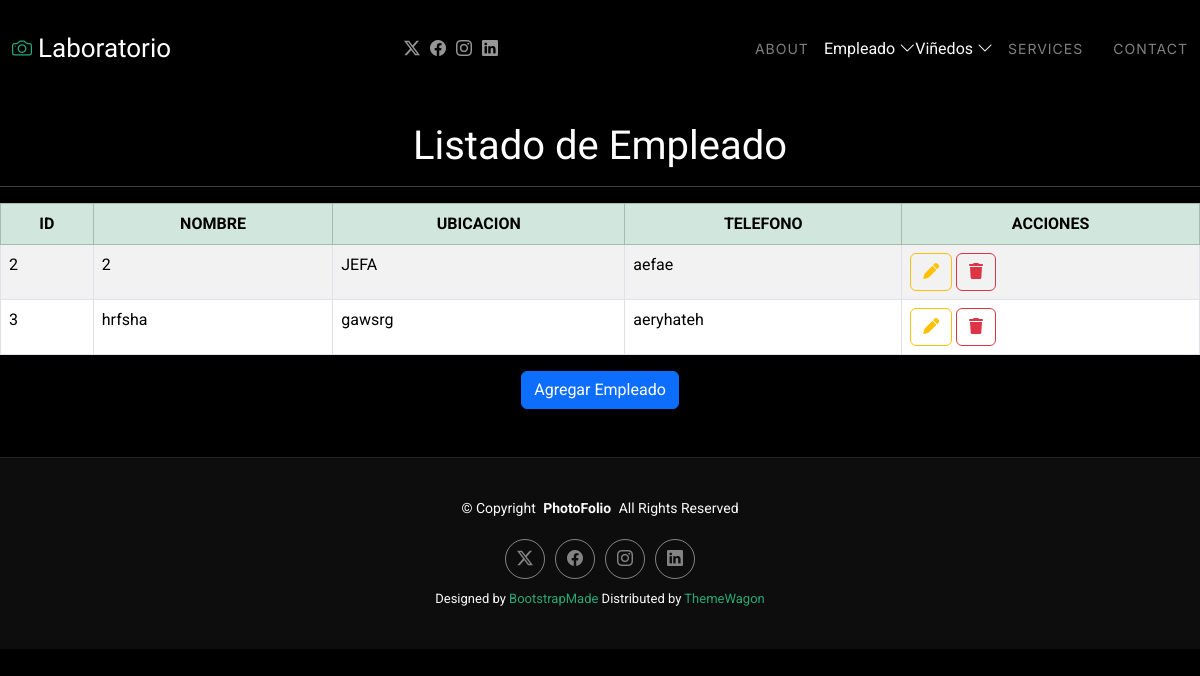
The page /inicioem on the database its author committed.
### Aplicaciones/Empleado/models.py (models this page shows, shortened)
class Empleado(models.Model):
    id = models.AutoField(primary_key=True)
    nombre = models.CharField(max_length=100)
    ubicacion = models.CharField(max_length=200)
    telefono = models.CharField(max_length=20)

### Aplicaciones/Empleado/views.py (the view)
# urls.py: path('inicioem',views.inicio,name='inicioem'),
def inicio(request):
    listadoEmpleado=Empleado.objects.all()
    return render(request,"inicioem.html",{'empleado':listadoEmpleado})

### Aplicaciones/Empleado/templates/inicioem.html (shortened to what this page needs)
{% extends 'plantilla.html' %}
{% load static %}
{% block body %}
<br>
<h1 class="text-center">Listado de Empleado</h1>
<hr>
<table class="table table-bordered table-striped table-hover ">
    <thead>
        <tr class="table-success text-center">
            <th>ID</th>
            <th>NOMBRE</th>
            <th>UBICACION</th>
            <th>TELEFONO</th>
            <th>ACCIONES</th>
        </tr>
    </thead>
    <tbody>
        {% for empleadoTemporal in empleado %}
            <tr>
                <td>{{empleadoTemporal.id}}</td>
                <td>{{empleadoTemporal.nombre}}</td>
                <td>{{empleadoTemporal.ubicacion}}</td>
                <td>{{empleadoTemporal.telefono}}</td>
                <td>
                    <a href="editarEmpleado/{{empleadoTemporal.id}}" class="btn btn-outline-warning">
                        <i class="fa fa-pen"></i>
                    </a>
                    <a href="#" class="btn btn-outline-danger" onclick="confirmarEliminacion('{{empleadoTemporal.id}}')">
                        <i class="fa fa-trash"></i>
                    </a>
                </td>
            </tr>
        {% endfor %}
    </tbody>
</table>
<div class="text-center ">
    <a href="nuevoEmpleado" class="btn btn-primary " >
        Agregar Empleado
    </a>
</div>
<br>
<br>
{% endblock %}

### laboratorio/static/plantilla/Pho/assets/css/main.css (style rules this page uses)
:root { --default-font: "Roboto", system-ui, -apple-system, "Segoe UI", Roboto, "Helvetica Neue", Arial, "Noto Sans", "Liberation Sans", sans-serif, "Apple Color Emoji", "Segoe UI Emoji", "Segoe UI Symbol", "Noto Color Emoji"; --heading-font: "Cardo", sans-serif; --nav-font: "Inter", sans-serif; }
:root { --background-color: #000000; --default-color: #fafafa; --heading-color: #ffffff; --accent-color: #27a776; --surface-color: #1a1a1a; --contrast-color: #ffffff; }
:root { --nav-color: rgba(255, 255, 255, 0.5); --nav-hover-color: #ffffff; --nav-mobile-background-color: #1a1a1a; --nav-dropdown-background-color: #1a1a1a; --nav-dropdown-color: rgba(255, 255, 255, 0.5); --nav-dropdown-hover-color: #ffffff; }
:root { scroll-behavior: smooth; }
body { color: var(--default-color); background-color: var(--background-color); font-family: var(--default-font); }
a { color: var(--accent-color); text-decoration: none; transition: 0.3s; }
h1, h2, h3, h4, h5, h6 { color: var(--heading-color); font-family: var(--heading-font); }

### rows shown on the page
Empleado: id "2", nombre "2", ubicacion "JEFA", telefono "aefae"
Empleado: id "3", nombre "hrfsha", ubicacion "gawsrg", telefono "aeryhateh"
